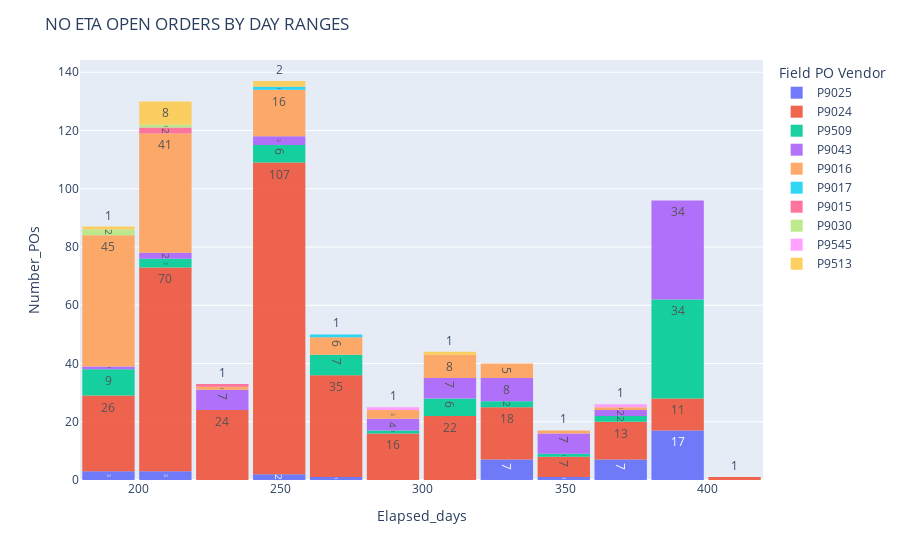

The notebook cell saved with this chart:
### Code cell
delayed_POs = 180
fig = px.histogram(POs_no_ETA[POs_no_ETA.elap_time_days > delayed_POs], x='elap_time_days', color='Field PO Vendor', nbins=16, text_auto=True)
fig.update_traces(opacity=0.9)
fig.update_layout(title_text='NO ETA OPEN ORDERS BY DAY RANGES', xaxis_title_text='Elapsed_days', yaxis_title_text='Number_POs', bargap=0.08)
fig.show()

### Figure 1 — Plotly figure (JSON) as saved in the notebook; plotly's stock layout.template omitted (floating-point values rounded to 4 significant figures; data arrays with more than 128 entries replaced by an {"elided": "..."} marker saying what was removed)
{"data": [{"alignmentgroup": "True", "bingroup": "x", "hovertemplate": "Field PO Vendor=P9025<br>elap_time_days=%{x}<br>count=%{y}<extra></extra>", "legendgroup": "P9025", "marker": {"color": "#636efa", "pattern": {"shape": ""}}, "name": "P9025", "nbinsx": 16, "offsetgroup": "P9025", "opacity": 0.9, "orientation": "v", "showlegend": true, "texttemplate": "%{value}", "type": "histogram", "x": [394, 365, 331, 266, 247, 247, 219, 216, 216, 189, 385, 385, 385, 385, 385, 385, 385, 385, 385, 385, 385, 385, 380, 380, 380, 380, 375, 375, 375, 375, 375, 375, 359, 324, 324, 324, 324, 324, 324, 186, 186], "xaxis": "x", "yaxis": "y"}, {"alignmentgroup": "True", "bingroup": "x", "hovertemplate": "Field PO Vendor=P9024<br>elap_time_days=%{x}<br>count=%{y}<extra></extra>", "legendgroup": "P9024", "marker": {"color": "#EF553B", "pattern": {"shape": ""}}, "name": "P9024", "nbinsx": 16, "offsetgroup": "P9024", "opacity": 0.9, "orientation": "v", "showlegend": true, "texttemplate": "%{value}", "type": "histogram", "x": {"elided": "350 int values"}, "xaxis": "x", "yaxis": "y"}, {"alignmentgroup": "True", "bingroup": "x", "hovertemplate": "Field PO Vendor=P9509<br>elap_time_days=%{x}<br>count=%{y}<extra></extra>", "legendgroup": "P9509", "marker": {"color": "#00cc96", "pattern": {"shape": ""}}, "name": "P9509", "nbinsx": 16, "offsetgroup": "P9509", "opacity": 0.9, "orientation": "v", "showlegend": true, "texttemplate": "%{value}", "type": "histogram", "x": [390, 372, 361, 329, 303, 303, 303, 303, 275, 266, 266, 266, 248, 248, 248, 247, 245, 245, 219, 217, 189, 186, 186, 394, 394, 394, 394, 394, 394, 394, 394, 394, 394, 394, 394, 394, 394, 394, 394, 394, 394, 394, 394, 394, 394, 394, 394, 394, 394, 394, 394, 394, 394, 394, 394, 385, 340, 330, 318, 318, 299, 262, 262, 262, 217, 199, 199, 199, 199, 199, 199], "xaxis": "x", "yaxis": "y"}, {"alignmentgroup": "True", "bingroup": "x", "hovertemplate": "Field PO Vendor=P9043<br>elap_time_days=%{x}<br>count=%{y}<extra></extra>", "legendgroup": "P9043", "marker": {"color": "#ab63fa", "pattern": {"shape": ""}}, "name": "P9043", "nbinsx": 16, "offsetgroup": "P9043", "opacity": 0.9, "orientation": "v", "showlegend": true, "texttemplate": "%{value}", "type": "histogram", "x": [371, 365, 350, 344, 330, 323, 319, 304, 304, 250, 250, 242, 237, 225, 211, 204, 183, 392, 392, 392, 392, 392, 392, 392, 392, 392, 392, 392, 392, 392, 392, 392, 392, 392, 392, 392, 392, 392, 392, 392, 392, 392, 392, 389, 389, 389, 389, 389, 389, 389, 389, 341, 341, 341, 341, 341, 338, 333, 330, 329, 329, 325, 305, 303, 303, 303, 296, 290, 284, 283, 225, 220, 220, 220, 220], "xaxis": "x", "yaxis": "y"}, {"alignmentgroup": "True", "bingroup": "x", "hovertemplate": "Field PO Vendor=P9016<br>elap_time_days=%{x}<br>count=%{y}<extra></extra>", "legendgroup": "P9016", "marker": {"color": "#FFA15A", "pattern": {"shape": ""}}, "name": "P9016", "nbinsx": 16, "offsetgroup": "P9016", "opacity": 0.9, "orientation": "v", "showlegend": true, "texttemplate": "%{value}", "type": "histogram", "x": [364, 344, 336, 336, 336, 335, 331, 309, 309, 309, 303, 303, 303, 303, 294, 275, 275, 275, 275, 267, 267, 247, 247, 247, 247, 247, 247, 247, 247, 246, 246, 245, 245, 245, 245, 245, 219, 219, 216, 216, 216, 216, 216, 216, 216, 216, 216, 216, 216, 216, 216, 216, 216, 216, 216, 216, 216, 216, 216, 216, 216, 216, 216, 216, 216, 213, 213, 212, 209, 209, 209, 209, 205, 205, 205, 205, 189, 189, 189, 189, 189, 189, 189, 189, 189, 189, 189, 189, 189, 189, 189, 189, 189, 189, 189, 189, 189, 189, 189, 189, 189, 189, 189, 189, 189, 189, 189, 189, 189, 189, 189, 189, 189, 189, 189, 189, 189, 189, 189, 189, 189, 319, 299, 299, 256, 238, 213], "xaxis": "x", "yaxis": "y"}, {"alignmentgroup": "True", "bingroup": "x", "hovertemplate": "Field PO Vendor=P9017<br>elap_time_days=%{x}<br>count=%{y}<extra></extra>", "legendgroup": "P9017", "marker": {"color": "#19d3f3", "pattern": {"shape": ""}}, "name": "P9017", "nbinsx": 16, "offsetgroup": "P9017", "opacity": 0.9, "orientation": "v", "showlegend": true, "texttemplate": "%{value}", "type": "histogram", "x": [249, 275], "xaxis": "x", "yaxis": "y"}, {"alignmentgroup": "True", "bingroup": "x", "hovertemplate": "Field PO Vendor=P9015<br>elap_time_days=%{x}<br>count=%{y}<extra></extra>", "legendgroup": "P9015", "marker": {"color": "#FF6692", "pattern": {"shape": ""}}, "name": "P9015", "nbinsx": 16, "offsetgroup": "P9015", "opacity": 0.9, "orientation": "v", "showlegend": true, "texttemplate": "%{value}", "type": "histogram", "x": [220, 200, 219], "xaxis": "x", "yaxis": "y"}, {"alignmentgroup": "True", "bingroup": "x", "hovertemplate": "Field PO Vendor=P9030<br>elap_time_days=%{x}<br>count=%{y}<extra></extra>", "legendgroup": "P9030", "marker": {"color": "#B6E880", "pattern": {"shape": ""}}, "name": "P9030", "nbinsx": 16, "offsetgroup": "P9030", "opacity": 0.9, "orientation": "v", "showlegend": true, "texttemplate": "%{value}", "type": "histogram", "x": [216, 189, 189], "xaxis": "x", "yaxis": "y"}, {"alignmentgroup": "True", "bingroup": "x", "hovertemplate": "Field PO Vendor=P9545<br>elap_time_days=%{x}<br>count=%{y}<extra></extra>", "legendgroup": "P9545", "marker": {"color": "#FF97FF", "pattern": {"shape": ""}}, "name": "P9545", "nbinsx": 16, "offsetgroup": "P9545", "opacity": 0.9, "orientation": "v", "showlegend": true, "texttemplate": "%{value}", "type": "histogram", "x": [361, 290], "xaxis": "x", "yaxis": "y"}, {"alignmentgroup": "True", "bingroup": "x", "hovertemplate": "Field PO Vendor=P9513<br>elap_time_days=%{x}<br>count=%{y}<extra></extra>", "legendgroup": "P9513", "marker": {"color": "#FECB52", "pattern": {"shape": ""}}, "name": "P9513", "nbinsx": 16, "offsetgroup": "P9513", "opacity": 0.9, "orientation": "v", "showlegend": true, "texttemplate": "%{value}", "type": "histogram", "x": [311, 254, 250, 211, 211, 211, 211, 211, 211, 211, 210, 192], "xaxis": "x", "yaxis": "y"}], "layout": {"bargap": 0.08, "barmode": "relative", "legend": {"title": {"text": "Field PO Vendor"}, "tracegroupgap": 0}, "margin": {"t": 60}, "title": {"text": "NO ETA OPEN ORDERS BY DAY RANGES"}, "xaxis": {"anchor": "y", "domain": [0, 1], "title": {"text": "Elapsed_days"}}, "yaxis": {"anchor": "x", "domain": [0, 1], "title": {"text": "Number_POs"}}}}
